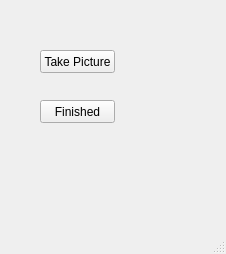
<?xml version="1.0" encoding="UTF-8"?>
<ui version="4.0">
 <class>MainWindow</class>
 <widget class="QMainWindow" name="MainWindow">
  <property name="geometry">
   <rect>
    <x>0</x>
    <y>0</y>
    <width>226</width>
    <height>254</height>
   </rect>
  </property>
  <property name="windowTitle">
   <string>MainWindow</string>
  </property>
  <widget class="QWidget" name="centralwidget">
   <widget class="QPushButton" name="take_pic">
    <property name="geometry">
     <rect>
      <x>40</x>
      <y>50</y>
      <width>75</width>
      <height>23</height>
     </rect>
    </property>
    <property name="text">
     <string>Take Picture</string>
    </property>
   </widget>
   <widget class="QPushButton" name="finished_button">
    <property name="geometry">
     <rect>
      <x>40</x>
      <y>100</y>
      <width>75</width>
      <height>23</height>
     </rect>
    </property>
    <property name="text">
     <string>Finished</string>
    </property>
   </widget>
  </widget>
  <widget class="QMenuBar" name="menubar">
   <property name="geometry">
    <rect>
     <x>0</x>
     <y>0</y>
     <width>226</width>
     <height>21</height>
    </rect>
   </property>
  </widget>
  <widget class="QStatusBar" name="statusbar"/>
 </widget>
 <resources/>
 <connections/>
</ui>
